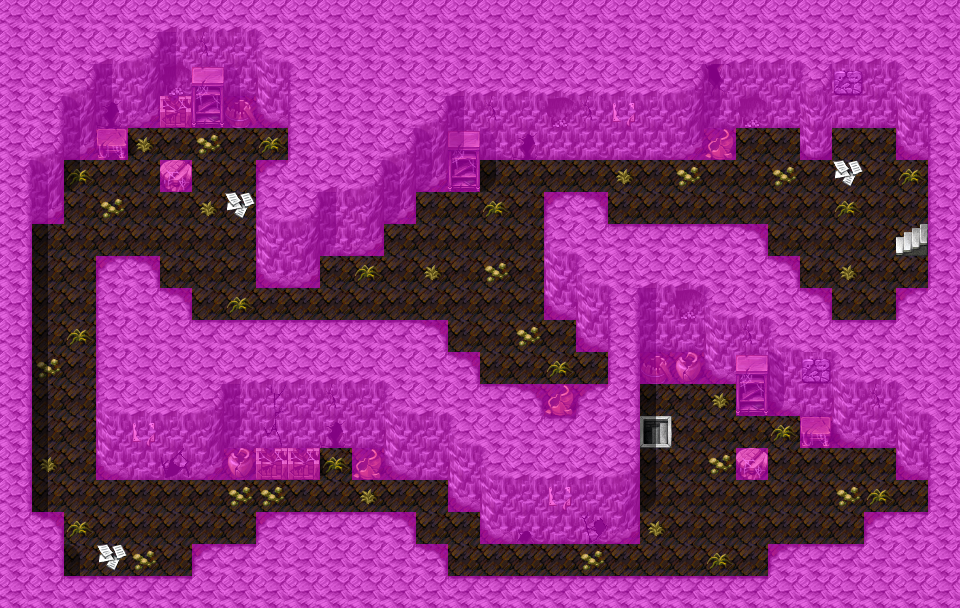

A level layout from a 2D game, rendered from its tile map. Below: a short description, then the map file with tile-grid data replaced by summaries:
An orthogonal 30x19 tile map with 32x32 px tiles, 4 tile layers (Ground, Objects, Above, Walkable), 10 tilesets and 12 objects (5x spawn, 3x sign, 2x mapchange, script, key).

<map version="1.0" orientation="orthogonal" width="30" height="19" tilewidth="32" tileheight="32">
    <tileset firstgid="1" name="map_3" tilewidth="32" tileheight="32">
        <image source="../drawable/map_3.png" />
    </tileset>
    <tileset firstgid="65" name="map_4" tilewidth="32" tileheight="32">
        <image source="../drawable/map_4.png" />
    </tileset>
    <tileset firstgid="129" name="map_5" tilewidth="32" tileheight="32">
        <image source="../drawable/map_5.png" />
    </tileset>
    <tileset firstgid="193" name="map_14" tilewidth="32" tileheight="32">
        <image source="../drawable/map_14.png" />
    </tileset>
    <tileset firstgid="257" name="map_0" tilewidth="32" tileheight="32">
        <image source="../drawable/map_0.png" />
    </tileset>
    <tileset firstgid="321" name="map_1" tilewidth="32" tileheight="32">
        <image source="../drawable/map_1.png" />
    </tileset>
    <tileset firstgid="385" name="map_2" tilewidth="32" tileheight="32">
        <image source="../drawable/map_2.png" />
    </tileset>
    <tileset firstgid="449" name="map_9" tilewidth="32" tileheight="32">
        <image source="../drawable/map_9.png" />
    </tileset>
    <tileset firstgid="513" name="map_10" tilewidth="32" tileheight="32">
        <image source="../drawable/map_10.png" />
    </tileset>
    <tileset firstgid="577" name="map_7" tilewidth="32" tileheight="32">
        <image source="../drawable/map_7.png" />
    </tileset>
    <layer name="Ground" width="30" height="19">
        <data>[570 cells, 570 non-empty, 16 distinct tile ids]</data>
    </layer>
    <layer name="Objects" width="30" height="19">
        <data>[570 cells, 131 non-empty, 31 distinct tile ids]</data>
    </layer>
    <layer name="Above" width="30" height="19">
        <data>[570 cells, 46 non-empty, 5 distinct tile ids]</data>
    </layer>
    <layer name="Walkable" width="30" height="19">
        <data>[570 cells, 389 non-empty, 1 distinct tile ids]</data>
    </layer>
    <objectgroup name="Mapevents">
        <object name="north" type="mapchange" x="896" y="224" width="32" height="32">
            <properties>
                <property name="map" value="blackwater_mountain37" />
                <property name="place" value="south" />
            </properties>
        </object>
        <object name="south" type="mapchange" x="640" y="416" width="32" height="32">
            <properties>
                <property name="map" value="blackwater_mountain43" />
                <property name="place" value="west" />
            </properties>
        </object>
        <object name="burhczyd_check6" type="script" x="640" y="384" width="64" height="96" />
        <object name="sign_blackwater38_1" type="sign" x="832" y="160" width="32" height="32" />
        <object name="sign_blackwater38_2" type="sign" x="224" y="192" width="32" height="32" />
        <object name="sign_blackwater38_3" type="sign" x="96" y="544" width="32" height="32" />
    </objectgroup>
    <objectgroup name="Spawn">
        <object name="wyrm_4" type="spawn" x="576" y="160" width="32" height="32">
            <properties>
                <property name="spawngroup" value="wyrm_4" />
            </properties>
        </object>
        <object name="wyrm_4_1" type="spawn" x="256" y="288" width="64" height="32">
            <properties>
                <property name="spawngroup" value="wyrm_4" />
            </properties>
        </object>
        <object name="wyrm_4_2" type="spawn" x="32" y="288" width="64" height="160">
            <properties>
                <property name="spawngroup" value="wyrm_4" />
            </properties>
        </object>
        <object name="bwm_agent_6" type="spawn" x="768" y="480" width="32" height="32">
            <properties>
                <property name="spawngroup" value="bwm_agent_6" />
            </properties>
        </object>
        <object name="wyrm_4_3" type="spawn" x="352" y="160" width="192" height="224">
            <properties>
                <property name="spawngroup" value="wyrm_4" />
            </properties>
        </object>
    </objectgroup>
    <objectgroup name="Keys">
        <object name="bwm_agent:60" type="key" x="640" y="384" width="64" height="96">
            <properties>
                <property name="phrase" value="keyarea_bwm_agent_60" />
                <property name="requireId" value="bwm_agent" />
                <property name="requireType" value="questProgress" />
                <property name="requireValue" value="60" />
            </properties>
        </object>
    </objectgroup>
</map>
